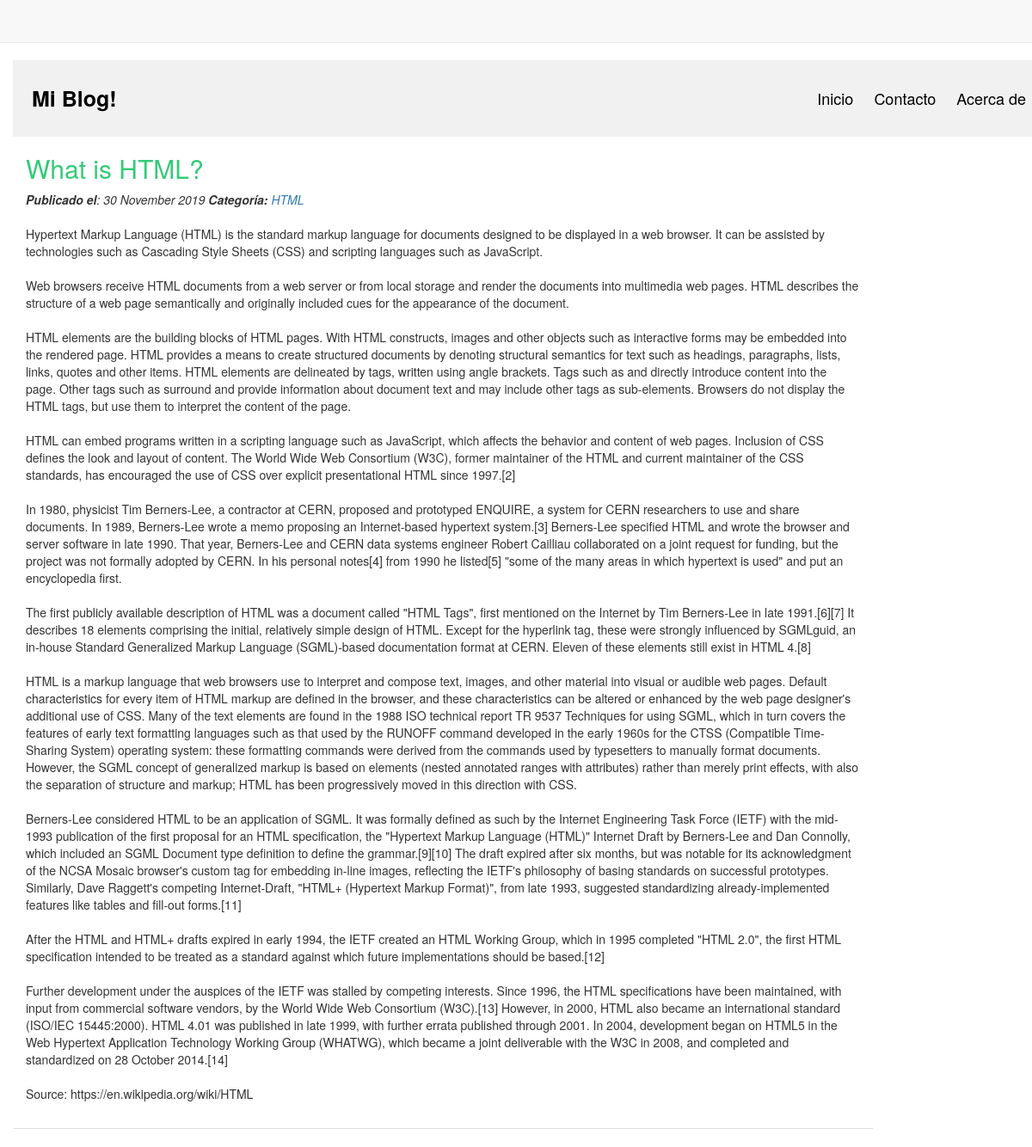
Screenshot of /view.php?id=15 with the database file from the repository.
### tables this page shows
CREATE TABLE `cms_posts` (
  `id` int(11) NOT NULL,
  `title` text NOT NULL,
  `message` text NOT NULL,
  `category_id` int(11) NOT NULL,
  `userid` int(11) NOT NULL,
  `status` enum('publicada','pendiente','archivada','') NOT NULL DEFAULT 'publicada',
  `created` datetime NOT NULL,
  `updated` datetime NOT NULL DEFAULT current_timestamp()
);

CREATE TABLE `cms_category` (
  `id` int(11) NOT NULL,
  `name` varchar(100) NOT NULL
);

### class/Articles.php (called while the page is built, shortened)
<?php
class Articles {
	private $postTable = 'cms_posts';
	private $categoryTable = 'cms_category';
	private $userTable = 'cms_user';
	private $conn;
	public function __construct($db){
        $this->conn = $db;
    }
	public function getArticles(){
		$query = '';
		if($this->id) {
			$query = " AND p.id ='".$this->id."'";
		}
		$sqlQuery = "
			SELECT p.id, p.title, p.message, p.category_id, u.first_name, u.last_name, p.status, p.created, p.updated, c.name as category
			FROM ".$this->postTable." p
			LEFT JOIN ".$this->categoryTable." c ON c.id = p.category_id
			LEFT JOIN ".$this->userTable." u ON u.id = p.userid
			WHERE p.status ='publicada' $query ORDER BY p.id DESC";
		$stmt = $this->conn->prepare($sqlQuery);
		$stmt->execute();
		$result = $stmt->get_result();
		return $result;
	}
}

### view.php (the view, shortened to what this page needs)
<?php
include_once 'config/Database.php';
include_once 'class/Articles.php';
$database = new Database();
$db = $database->getConnection();
$article = new Articles($db);
$article->id = (isset($_GET['id']) && $_GET['id']) ? $_GET['id'] : '0';
$result = $article->getArticles();
include('inc/header.php');
?>
<link href="css/style.css" rel="stylesheet" id="bootstrap-css">
<?php include('./inc/container.php'); ?>
<div class="container">
	<div id="blog" class="row">
		<div id="blog" class="row">
			<div class="header">
				<a href="#default" class="logo">Mi Blog!</a>
				<div class="header-right">
					<a href="index.php">Inicio</a>
					<a href="#contact">Contacto</a>
					<a href="#about">Acerca de</a>
				</div>
			</div>
			<?php
			while ($post = $result->fetch_assoc()) {
				$date = date_create($post['created']);
				$message = str_replace("\n\r", "<br><br>", $post['message']);
			?>
				<div class="col-md-10 blogShort">
					<h2><?php echo $post['title']; ?></h2>
					<em><strong>Publicado el</strong>: <?php echo date_format($date, "d F Y");	?></em>
					<em><strong>Categoría:</strong> <a href="#" target="_blank"><?php echo $post['category']; ?></a></em>
					<br><br>
					<article>
						<p><?php echo $message; ?> </p>
					</article>
				</div>
			<?php } ?>
			<div class="col-md-12 gap10"></div>
		</div>
	</div>
	<?php include('inc/footer.php'); ?>

### css/style.css (style rules this page uses)
.blogShort { border-bottom:1px solid #ddd; }
h2 { color:#34ca78; }
.header { overflow: hidden; background-color: #f1f1f1; padding: 20px 10px; }
.header a { float: left; color: black; text-align: center; padding: 12px; text-decoration: none; font-size: 18px; line-height: 25px; border-radius: 4px; }
.header a.logo { font-size: 25px; font-weight: bold; }
.header-right { float: right; }

### rows the page displays
cms_posts: title "What is HTML?", created "30 November 2019", cms_category.name "HTML", message "Hypertext Markup Language (HTML) is the standard markup language for documents designed to be displayed in a web browser. It can be assisted by technologies such as Cascading Style Sheets (CSS) and scripting languages such as JavaScript. Web browsers receive HTML documents from a web server or from local storage and render the documents into multimedia web pages. HTML describes the structure of a web page semantically and originally included cues for the appearance of the document. HTML elements are the building blocks of HTML pages. With HTML constructs, images and other objects such as interactive forms may be embedded into the rendered page. HTML provides a means to create structured…"
